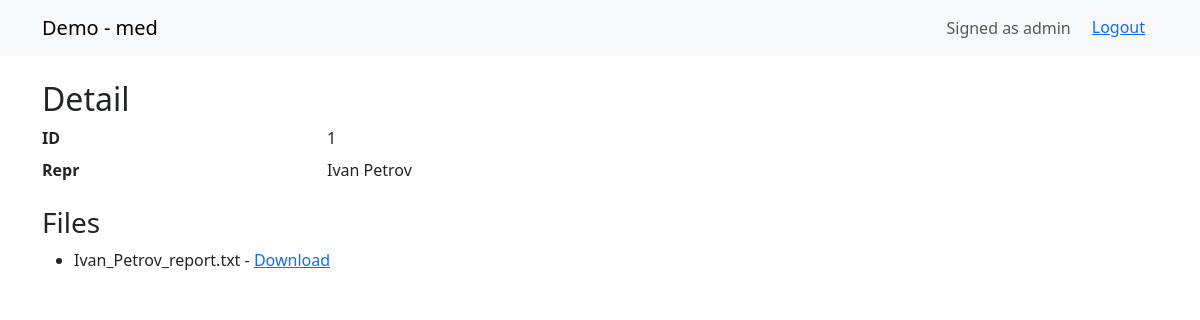
Page /doctor/patients/1/ (signed in) on the committed database.
### med/models.py (models this page shows, shortened)
class User(AbstractUser):
    is_doctor = models.BooleanField(default=False, help_text="Доктор")
    is_admin = models.BooleanField(default=False, help_text="Администратор портала")

class Patient(models.Model):
    full_name = models.CharField(max_length=255)
    dob = models.DateField()
    created_by = models.ForeignKey(settings.AUTH_USER_MODEL, on_delete=models.SET_NULL, null=True)
    def __str__(self) -> str:
        return self.full_name

class MedicalReport(models.Model):
    patient = models.ForeignKey(Patient, on_delete=models.CASCADE, related_name="reports")
    file = models.FileField(upload_to=report_upload_to)
    filename = models.CharField(max_length=512, blank=True)
    created_at = models.DateTimeField(auto_now_add=True)
    class Meta:
        ordering = ["-created_at"]
        indexes = [models.Index(fields=["patient"])]

### med/views.py (the view)
# urls.py: path("doctor/patients/<int:patient_id>/", views.clinic_patient_detail, name="detail"),
@login_required(login_url="med:login")
def clinic_patient_detail(request, patient_id:int):
    p = get_object_or_404(Patient, pk=patient_id)
    if not (is_admin_user(request.user) or is_doctor_user(request.user) or p.created_by == request.user):
        return HttpResponseForbidden("Access denied")
    reports = p.reports.all().order_by("-created_at")
    return render(request, "med/detail.html", {"obj": p, "files": reports})

### med/views.py (called while the page is built)
def is_admin_user(user):
    return user.is_authenticated and (getattr(user,"is_admin",False) or user.is_superuser)

### templates/med/detail.html (shortened to what this page needs)
{% extends "med/base.html" %}
{% block content %}
<h2>Detail</h2>
<dl class="row">
  <dt class="col-sm-3">ID</dt><dd class="col-sm-9">{{ obj.id }}</dd>
  <dt class="col-sm-3">Repr</dt><dd class="col-sm-9">{{ obj }}</dd>
</dl>
{% if files %}
  <h3>Files</h3>
  <ul>
    {% for f in files %}
      <li>{{ f.filename }} - <a href="{% url 'med:download' f.id %}">Download</a></li>
    {% endfor %}
  </ul>
{% endif %}
{% endblock %}

### templates/med/base.html (shortened to what this page needs)
<!doctype html>
<html lang="en">
<head>
  <link href="https://cdn.jsdelivr.net/npm/bootstrap@5.3.2/dist/css/bootstrap.min.css" rel="stylesheet">
</head>
<body>
<nav class="navbar navbar-expand-lg navbar-light bg-light mb-4">
  <div class="container">
    <a class="navbar-brand" href="{% url 'med:index' %}">Demo - med</a>
    <div class="collapse navbar-collapse">
      <ul class="navbar-nav ms-auto">
        {% if request.user.is_authenticated %}
          <li class="nav-item"><span class="nav-link">Signed as {{ request.user.get_username }}</span></li>
          <li class="nav-item">            <form method="post" action="{% url 'med:logout' %}" style="display:inline;">
              <button type="submit" class="btn btn-link">Logout</button>
            </form></li></li>
        {% else %}
          <li class="nav-item"><a class="nav-link" href="{% url 'med:login' %}">Login</a></li>
        {% endif %}
      </ul>
    </div>
  </div>
</nav>
<div class="container">
  {% block content %}{% endblock %}
</div>
</body>
</html>

### rows in the picture
User: user.get_username "admin"
Patient: id "1", full_name "Ivan Petrov"
MedicalReport: filename "Ivan_Petrov_report.txt"
